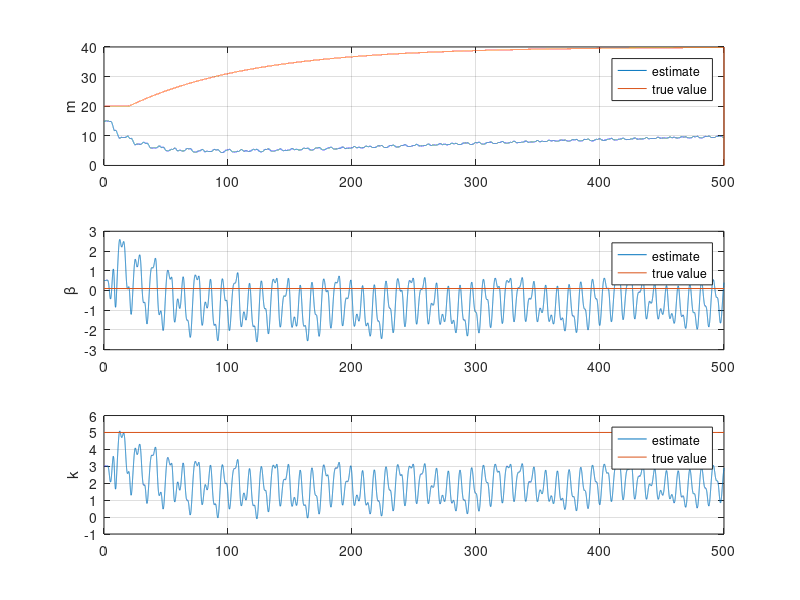

The MATLAB script that drew this image: (Note: this script raises an error after producing the figure.)
close all;
clear;

%% Insert true system
%m = 20;
beta = 0.1;
k = 5;

%A = [0 1;
%     -k/m -beta/m];              
%B = [0; 1/m];              

%% Define filters
lambda_0 = 0.5;
lambda_1 = 0.5;

[ ~, ~,C_f_1,D_f_1] = tf2ss([0 0 1],[1 lambda_1 lambda_0]);
[ ~, ~,C_f_2,D_f_2] = tf2ss([0 1 0],[1 lambda_1 lambda_0]);
[A_f,B_f,C_f_3,D_f_3] = tf2ss([1 0 0],[1 lambda_1 lambda_0]);                 
% A_f and B_f is only needed once as it is the same all over. Hence tildes

%% Adaptive gain
gamma   = eye(3);                              
 
%% Simulation MATLAB
h       = 0.01;  % sample time (s)
N       = 50000; % number of samples

t       = 0:h:h*(N-1);

% Define input as a function of t
u       = sin(t);                               

% Memory allocation
x       = zeros(2, N);
x_z     = zeros(2, 1);
x_phi   = zeros(2, 1);
theta   = zeros(3, N);
U       = zeros(N-1,1);
R = zeros(3, 3, N);
Q = zeros(3, N);
m_plot = zeros(N, 1); 


% Initial estimates
theta(:,1) = [15 0.5 3]';  
R(:, :, 1) = zeros(3, 3);
Q(:, 1) = zeros(3, 1)';

% Main loop. Simulate using forward Euler (x[k+1] = x[k] + h*x_dot)
for n = 1:N-1
    
    if t(n) > 20
        m = 20*(2-exp(-0.01*(t(n)-20)));
        m_plot(n) = m;
    else
        m = 20;
        m_plot(n) = m;
    end
    
    A = [0 1;
     -k/m -beta/m];
    B = [0; 1/m];   
 
    % Simulate true system
    x_dot           = A*x(:, n) + B*u(n);
    x(:, n+1)       = x(:, n) + h*x_dot;
    y               = x(1, n);
    
    % Generate z and phi by filtering known signals
    x_z_n           = x_z + (A_f*x_z + B_f*u(n))*h;        % u is unfiltered 'z'
    z               = C_f_1*x_z;                           %  1/Lambda * u
    
    x_phi_n         = x_phi + (A_f*x_phi + B_f*y)*h;
                    %      s^2/Lambda * y           s/Lambda * y               1/Lambda * y
    phi             = [(C_f_3*x_phi + D_f_3*y); (C_f_2*x_phi + D_f_2*y); (C_f_1*x_phi + D_f_1*y)];
    
    % Update law
    R_dot = -beta*R(:, :, n) + phi*phi';
    R(:, :, n+1) = R(:, :, n) + R_dot;
    
    Q_dot = -beta*Q(:, n)-z*phi;
    Q(:, n+1) = Q(:, n) + Q_dot;
    
    theta_dot       = -gamma*(R(:,:, n)*theta(:, n) + Q(:, n));             
    theta(:, n+1)   = theta(:, n) + theta_dot*h;
    
    % Set values for next iteration
    x_phi           = x_phi_n;
    x_z             = x_z_n;
end

% Plots

figure
subplot(3,1,1)
plot(t, theta(1,:)); hold on
plot(t, m_plot'); hold off
ylabel('m')
legend('estimate','true value')
grid
subplot(3,1,2)
plot(t, theta(2,:)); hold on
plot([t(1), t(end)],[beta, beta]); hold off
ylabel('\beta')
legend('estimate','true value')
grid
subplot(3,1,3)
plot(t, theta(3,:)); hold on
plot([t(1), t(end)],[k, k]); hold off
ylabel('k')
grid
legend('estimate','true value')
sgtitle('Parameter estimates')
xlabel('t [s]')